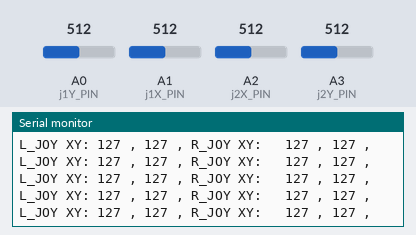
A sketch run on a simulated Arduino Nano, built with avr-gcc and run on an emulated ATmega328P. On the bench: the last lines printed to the serial monitor. The test bench sets the inputs (shaded band); at power-on: A0 (j1Y_PIN) = 512, A2 (j2X_PIN) = 512, A1 (j1X_PIN) = 512, A3 (j2Y_PIN) = 512. No radio packets arrive unless stated.

Above: at 1.2 s.
1.3 s: A0 (j1Y_PIN) set to 409
At 1.39 s:
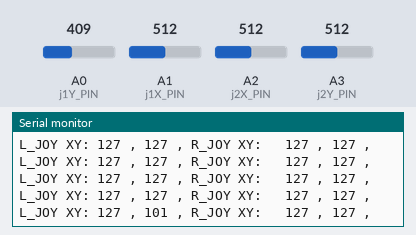
4.3 s: A0 (j1Y_PIN) set to 385
At 4.33 s:
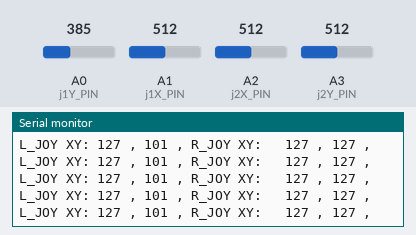
7.3 s: A2 (j2X_PIN) set to 420
At 7.32 s:
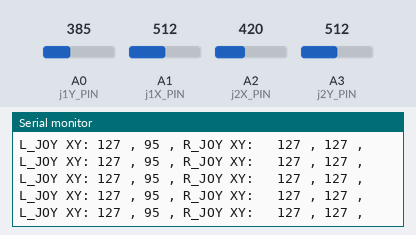
10.3 s: A2 (j2X_PIN) set to 389
At 10.3 s:
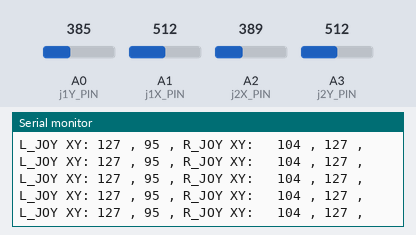
13.3 s: A1 (j1X_PIN) set to 411
At 13.31 s:
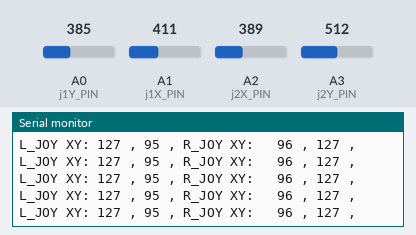
16.3 s: A1 (j1X_PIN) set to 388
At 16.33 s:
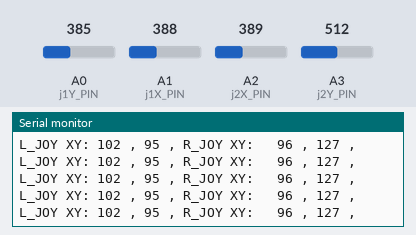
Timing chart, 0 to 19.3 s (numbered marks = the images above; inputs shaded):
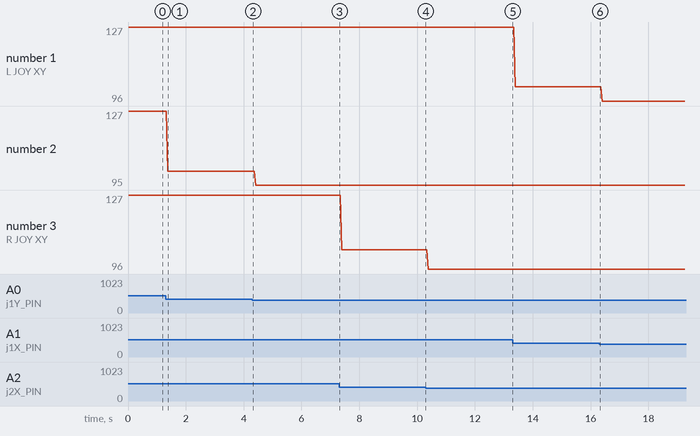

The sketch:

remoteControl.ino
```cpp
#include <SPI.h>
#include <nRF24L01.h>
#include <RF24.h>


// Define the digital inputs
#define j1B_PIN 6  // Left joystick button
#define j1X_PIN A1 // Left joystick x axis
#define j1Y_PIN A0 // Left joystick y axis

#define j2B_PIN 9  // Right joystick button
#define j2X_PIN A2 // Rigth joystick x axis
#define j2Y_PIN A3 // Right joystick y axis

#define UP_PIN 2  // Up button
#define DOWN_PIN 5 // Down button
#define LEFT_PIN 3 // Left button
#define RIGHT_PIN 4  // Right button


#define POT_LEFT_PIN A4  // Left pot
#define POT_RIGHT_PIN A5 // Right pot

#define SWITCH_UP_PIN A7  // Switch up pin
#define SWITCH_DOWN_PIN A6 // Switch down pin


RF24 radio(7, 8);   // nRF24L01 (CE, CSN)
const byte address[6] = "00001"; // Radio-address

// Max size of this struct is 32 bytes - NRF24L01 buffer limit
struct Data_Package {
  byte j1PotX;
  byte j1PotY;
  byte j2PotX;
  byte j2PotY;
//  byte j1Button;
//  byte j2Button;
//  byte up;
//  byte down;
//  byte left;
//  byte right;
//  byte pot1;
//  byte pot2;
//  byte switch1;
//  byte switch2;
};
Data_Package data;

void setup() {
  Serial.begin(9600);
  Serial.println("Transmitter running");
  // Start the radio broadcasting
  radio.begin();
  radio.openWritingPipe(address);
  radio.setAutoAck(false);
  //radio.setDataRate(RF24_250KBPS);
  radio.setPALevel(RF24_PA_MIN);

  // Activate the Arduino internal pull-up resistors
  pinMode(j1B_PIN, INPUT_PULLUP);
  pinMode(j2B_PIN, INPUT_PULLUP);

  pinMode(UP_PIN, INPUT_PULLUP);
  pinMode(DOWN_PIN, INPUT_PULLUP);
  pinMode(LEFT_PIN, INPUT_PULLUP);
  pinMode(RIGHT_PIN, INPUT_PULLUP);
}
void loop() {
  // Read all analog inputs and map them to one Byte value
  data.j1PotX = map(analogRead(j1X_PIN), 0, 1023, 0, 255);
  data.j1PotY = map(analogRead(j1Y_PIN), 0, 1023, 0, 255);

  data.j2PotX = map(analogRead(j2X_PIN), 0, 1023, 0, 255);
  data.j2PotY = map(analogRead(j2Y_PIN), 0, 1023, 0, 255);

//   data.pot1 = map(analogRead(POT_LEFT_PIN), 0, 1023, 0, 255);
//   data.pot2 = map(analogRead(POT_RIGHT_PIN), 0, 1023, 0, 255);
//
//   if (analogRead(SWITCH_UP_PIN) < 5){
//     data.switch1 = 0;
//     data.switch2 = 1;
//   } else if (analogRead(SWITCH_DOWN_PIN) < 5){
//     data.switch2 = 0;
//     data.switch1 = 1;
//   } else {
//     data.switch1 = 1;
//     data.switch2 = 1;
//   }


  // // Read all digital inputs
  // data.j1Button = digitalRead(j1B_PIN);
  // data.j2Button = digitalRead(j2B_PIN);

  // data.up = digitalRead(UP_PIN);
  // data.down = digitalRead(DOWN_PIN);
  // data.left = digitalRead(LEFT_PIN);
  // data.right = digitalRead(RIGHT_PIN);


  // Print data
   Serial.print(F("L_JOY XY: ")); Serial.print(data.j1PotX); Serial.print(F(" , ")); Serial.print(data.j1PotY); Serial.print(F(" , "));
  // Serial.print("L_B: "); Serial.print(data.j1Button); Serial.print(" , ");
   Serial.print(F("R_JOY XY:   ")); Serial.print(data.j2PotX); Serial.print(F(" , ")); Serial.print(data.j2PotY); Serial.print(F(" , "));
  // Serial.print("R_B:   "); Serial.print(data.j2Button); Serial.print(" , ");
  // Serial.print("UP: "); Serial.print(data.up); Serial.print(" , ");
  // Serial.print("DOWN: "); Serial.print(data.down); Serial.print(" , ");
  // Serial.print("LEFT: "); Serial.print(data.left); Serial.print(" , ");
  // Serial.print("RIGHT: "); Serial.print(data.right); Serial.print(" , ");
  // Serial.print("L_POT: "); Serial.print(data.pot1); Serial.print(" , ");
  // Serial.print("R_POT: "); Serial.print(data.pot2); Serial.print(" , ");
  // Serial.print("SW_FOR: "); Serial.print(data.switch1); Serial.print(" , ");
  // Serial.print("SW_BAC: "); Serial.print(data.switch2);
   Serial.println();

  // Send the whole data from the structure to the receiver
  radio.write(&data, sizeof(Data_Package));
}
```

Measured:
- after the input at 1.3 s, the serial monitor: prints a new line after 0.07 s (image 1)
- plotted number 1: 127 → 102 after the input at 13.3 s
- plotted number 2: 127 → 101 after the input at 1.3 s, 101 → 95 after the input at 4.3 s
- plotted number 3: 127 → 104 after the input at 7.3 s, 104 → 96 after the input at 10.3 s
